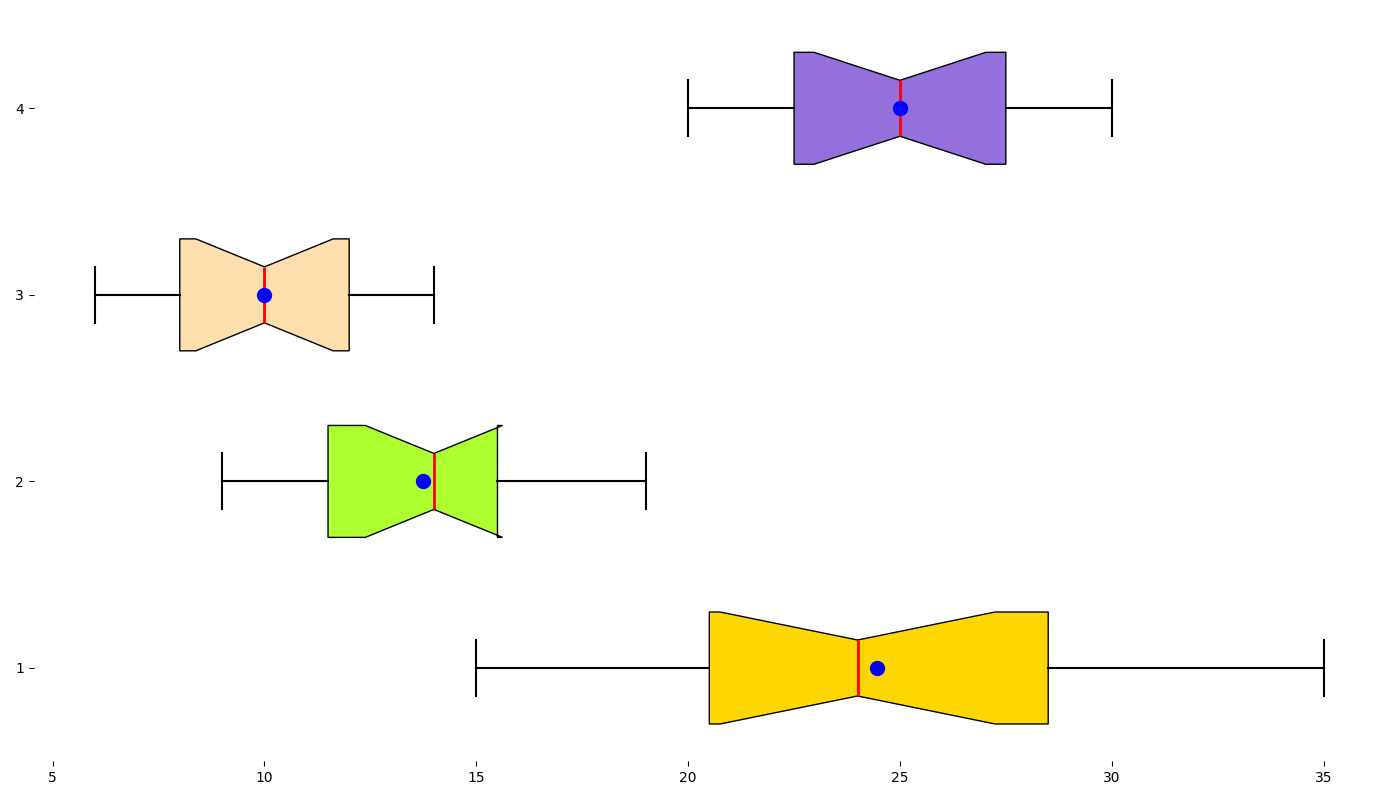

Here is the Python script that generated this plot:
import matplotlib.pyplot as plt
import numpy as np

vegetables = ['Tomatoes', 'Carrots', 'Peppers', 'Zucchinis']
yields = {
    'Tomatoes': [15, 20, 22, 18, 25, 30, 35, 24, 28, 23, 19, 29, 31, 27, 21],
    'Carrots': [9, 11, 13, 15, 14, 12, 10, 16, 18, 11, 14, 15, 17, 19, 12],
    'Peppers': [6, 8, 7, 11, 9, 12, 13, 10, 14, 12, 11, 9, 8, 13, 7],
    'Zucchinis': [20, 22, 24, 26, 28, 30, 25, 27, 23, 29, 21, 24, 26, 28, 22]
}

data = [yields[veg] for veg in vegetables]
average_yields = [np.mean(yields[veg]) for veg in vegetables]

fig, ax = plt.subplots(figsize=(14, 8))
box = ax.boxplot(data, patch_artist=True, notch=True, vert=False, positions=range(1, len(vegetables) + 1), widths=0.6)

colors = ['#FFD700', '#ADFF2F', '#FFDEAD', '#9370DB']
for patch, color in zip(box['boxes'], colors):
    patch.set_facecolor(color)
for whisker in box['whiskers']:
    whisker.set(color='black', linestyle='-', linewidth=1.5)
for cap in box['caps']:
    cap.set(color='black', linewidth=1.5)
for median in box['medians']:
    median.set(color='red', linewidth=2)
for flier in box['fliers']:
    flier.set(markerfacecolor='orange', marker='o', markersize=6)

ax.scatter(average_yields, range(1, len(vegetables) + 1), color='blue', s=100, zorder=3)

ax.xaxis.grid(False)
for spine in ax.spines.values():
    spine.set_visible(False)

plt.tight_layout()
plt.show()
